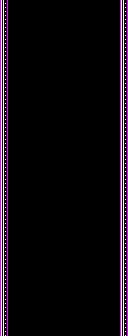

This is a level from a 2D game, rendered from its Tiled map with the project's own tilesets. A one-line summary and the complete map file follow:
An orthogonal 16x42 tile map with 8x8 px tiles, 2 tile layers (border, Tile Layer 1), 2 tilesets and 19 objects (5x Custom(Asteroid2), 4x Coin(space), 3x Custom(BgSpace), 2x Custom(Asteroid0), 2x Custom(Asteroid1), ...).

<map version="1.4" tiledversion="1.4.3" orientation="orthogonal" renderorder="right-down" width="16" height="42" tilewidth="8" tileheight="8" infinite="0" nextlayerid="7" nextobjectid="82">
 <editorsettings>
  <export target="../../../resources/levels/zones/space/space_easy_2.json" format="ld48-export" />
 </editorsettings>
 <tileset firstgid="1" source="../../tsx/tiles_red.tsx" />
 <tileset firstgid="593" source="../../tsx/tiles_green.tsx" />
 <objectgroup id="2" name="bg_base" visible="0">
  <properties>
   <property name="z" type="float" value="-1" />
  </properties>
  <object id="25" name="BG" type="Custom(BgSpace)" x="0" y="0" width="128" height="144" />
  <object id="27" name="BG" type="Custom(BgSpace)" x="0" y="144" width="128" height="144" />
  <object id="28" name="BG" type="Custom(BgSpace)" x="0" y="192" width="128" height="144" />
 </objectgroup>
 <objectgroup id="3" name="pickups">
  <object id="78" name="pickup" type="Coin(space)" x="72" y="48" width="16" height="16" />
  <object id="79" name="pickup" type="Coin(space)" x="72" y="64" width="16" height="16" />
  <object id="80" name="pickup" type="Coin(space)" x="24" y="280" width="16" height="16" />
  <object id="81" name="pickup" type="Coin(space)" x="24" y="264" width="16" height="16" />
 </objectgroup>
 <objectgroup id="5" name="obstacles">
  <object id="66" name="Asteroid" type="Custom(Asteroid0)" x="24" y="56" width="16" height="16" />
  <object id="67" name="Asteroid" type="Custom(Asteroid1)" x="88" y="96" width="16" height="16" />
  <object id="68" name="Asteroid" type="Custom(Asteroid2)" x="72" y="16" width="16" height="16" />
  <object id="69" name="Asteroid" type="Custom(Asteroid2)" x="72" y="168" width="16" height="16" />
  <object id="70" name="Asteroid" type="Custom(Asteroid2)" x="24" y="224" width="16" height="16" />
  <object id="71" name="Asteroid" type="Custom(Asteroid3)" x="56" y="200" width="16" height="16" />
  <object id="72" name="Asteroid" type="Custom(Asteroid1)" x="104" y="296" width="16" height="16" />
  <object id="73" name="Asteroid" type="Custom(Asteroid0)" x="40" y="312" width="16" height="16" />
  <object id="74" name="Star" type="Custom(Star0)" x="24" y="120" width="32" height="32" />
  <object id="75" name="Asteroid" type="Custom(Asteroid2)" x="88" y="232" width="16" height="16" />
  <object id="76" name="Star" type="Custom(Star2)" x="56" y="256" width="32" height="32" />
  <object id="77" name="Asteroid" type="Custom(Asteroid2)" x="8" y="168" width="16" height="16" />
 </objectgroup>
 <layer id="4" name="border" width="16" height="42">
  <data encoding="csv">
33,0,0,0,0,0,0,0,0,0,0,0,0,0,0,33,
33,0,0,0,0,0,0,0,0,0,0,0,0,0,0,33,
33,0,0,0,0,0,0,0,0,0,0,0,0,0,0,33,
33,0,0,0,0,0,0,0,0,0,0,0,0,0,0,33,
33,0,0,0,0,0,0,0,0,0,0,0,0,0,0,33,
33,0,0,0,0,0,0,0,0,0,0,0,0,0,0,33,
33,0,0,0,0,0,0,0,0,0,0,0,0,0,0,33,
33,0,0,0,0,0,0,0,0,0,0,0,0,0,0,33,
33,0,0,0,0,0,0,0,0,0,0,0,0,0,0,33,
33,0,0,0,0,0,0,0,0,0,0,0,0,0,0,33,
33,0,0,0,0,0,0,0,0,0,0,0,0,0,0,33,
33,0,0,0,0,0,0,0,0,0,0,0,0,0,0,33,
33,0,0,0,0,0,0,0,0,0,0,0,0,0,0,33,
33,0,0,0,0,0,0,0,0,0,0,0,0,0,0,33,
33,0,0,0,0,0,0,0,0,0,0,0,0,0,0,33,
33,0,0,0,0,0,0,0,0,0,0,0,0,0,0,33,
33,0,0,0,0,0,0,0,0,0,0,0,0,0,0,33,
33,0,0,0,0,0,0,0,0,0,0,0,0,0,0,33,
33,0,0,0,0,0,0,0,0,0,0,0,0,0,0,33,
33,0,0,0,0,0,0,0,0,0,0,0,0,0,0,33,
33,0,0,0,0,0,0,0,0,0,0,0,0,0,0,33,
33,0,0,0,0,0,0,0,0,0,0,0,0,0,0,33,
33,0,0,0,0,0,0,0,0,0,0,0,0,0,0,33,
33,0,0,0,0,0,0,0,0,0,0,0,0,0,0,33,
33,0,0,0,0,0,0,0,0,0,0,0,0,0,0,33,
33,0,0,0,0,0,0,0,0,0,0,0,0,0,0,33,
33,0,0,0,0,0,0,0,0,0,0,0,0,0,0,33,
33,0,0,0,0,0,0,0,0,0,0,0,0,0,0,33,
33,0,0,0,0,0,0,0,0,0,0,0,0,0,0,33,
33,0,0,0,0,0,0,0,0,0,0,0,0,0,0,33,
33,0,0,0,0,0,0,0,0,0,0,0,0,0,0,33,
33,0,0,0,0,0,0,0,0,0,0,0,0,0,0,33,
33,0,0,0,0,0,0,0,0,0,0,0,0,0,0,33,
33,0,0,0,0,0,0,0,0,0,0,0,0,0,0,33,
33,0,0,0,0,0,0,0,0,0,0,0,0,0,0,33,
33,0,0,0,0,0,0,0,0,0,0,0,0,0,0,33,
33,0,0,0,0,0,0,0,0,0,0,0,0,0,0,33,
33,0,0,0,0,0,0,0,0,0,0,0,0,0,0,33,
33,0,0,0,0,0,0,0,0,0,0,0,0,0,0,33,
33,0,0,0,0,0,0,0,0,0,0,0,0,0,0,33,
33,0,0,0,0,0,0,0,0,0,0,0,0,0,0,33,
33,0,0,0,0,0,0,0,0,0,0,0,0,0,0,33
</data>
 </layer>
 <layer id="1" name="Tile Layer 1" width="16" height="42">
  <properties>
   <property name="z" type="float" value="5" />
  </properties>
  <data encoding="csv">
0,0,0,0,0,0,0,0,0,0,0,0,0,0,0,0,
0,0,0,0,0,0,0,0,0,0,0,0,0,0,0,0,
0,0,0,0,0,0,0,0,0,0,0,0,0,0,0,0,
0,0,0,0,0,0,0,0,0,0,0,0,0,0,0,0,
0,0,0,0,0,0,0,0,0,0,0,0,0,0,0,0,
0,0,0,0,0,0,0,0,0,0,0,0,0,0,0,0,
0,0,0,0,0,0,0,0,0,0,0,0,0,0,0,0,
0,0,0,0,0,0,0,0,0,0,0,0,0,0,0,0,
0,0,0,0,0,0,0,0,0,0,0,0,0,0,0,0,
0,0,0,0,0,0,0,0,0,0,0,0,0,0,0,0,
0,0,0,0,0,0,0,0,0,0,0,0,0,0,0,0,
0,0,0,0,0,0,0,0,0,0,0,0,0,0,0,0,
0,0,0,0,0,0,0,0,0,0,0,0,0,0,0,0,
0,0,0,0,0,0,0,0,0,0,0,0,0,0,0,0,
0,0,0,0,0,0,0,0,0,0,0,0,0,0,0,0,
0,0,0,0,0,0,0,0,0,0,0,0,0,0,0,0,
0,0,0,0,0,0,0,0,0,0,0,0,0,0,0,0,
0,0,0,0,0,0,0,0,0,0,0,0,0,0,0,0,
0,0,0,0,0,0,0,0,0,0,0,0,0,0,0,0,
0,0,0,0,0,0,0,0,0,0,0,0,0,0,0,0,
0,0,0,0,0,0,0,0,0,0,0,0,0,0,0,0,
0,0,0,0,0,0,0,0,0,0,0,0,0,0,0,0,
0,0,0,0,0,0,0,0,0,0,0,0,0,0,0,0,
0,0,0,0,0,0,0,0,0,0,0,0,0,0,0,0,
0,0,0,0,0,0,0,0,0,0,0,0,0,0,0,0,
0,0,0,0,0,0,0,0,0,0,0,0,0,0,0,0,
0,0,0,0,0,0,0,0,0,0,0,0,0,0,0,0,
0,0,0,0,0,0,0,0,0,0,0,0,0,0,0,0,
0,0,0,0,0,0,0,0,0,0,0,0,0,0,0,0,
0,0,0,0,0,0,0,0,0,0,0,0,0,0,0,0,
0,0,0,0,0,0,0,0,0,0,0,0,0,0,0,0,
0,0,0,0,0,0,0,0,0,0,0,0,0,0,0,0,
0,0,0,0,0,0,0,0,0,0,0,0,0,0,0,0,
0,0,0,0,0,0,0,0,0,0,0,0,0,0,0,0,
0,0,0,0,0,0,0,0,0,0,0,0,0,0,0,0,
0,0,0,0,0,0,0,0,0,0,0,0,0,0,0,0,
0,0,0,0,0,0,0,0,0,0,0,0,0,0,0,0,
0,0,0,0,0,0,0,0,0,0,0,0,0,0,0,0,
0,0,0,0,0,0,0,0,0,0,0,0,0,0,0,0,
0,0,0,0,0,0,0,0,0,0,0,0,0,0,0,0,
0,0,0,0,0,0,0,0,0,0,0,0,0,0,0,0,
0,0,0,0,0,0,0,0,0,0,0,0,0,0,0,0
</data>
 </layer>
</map>
